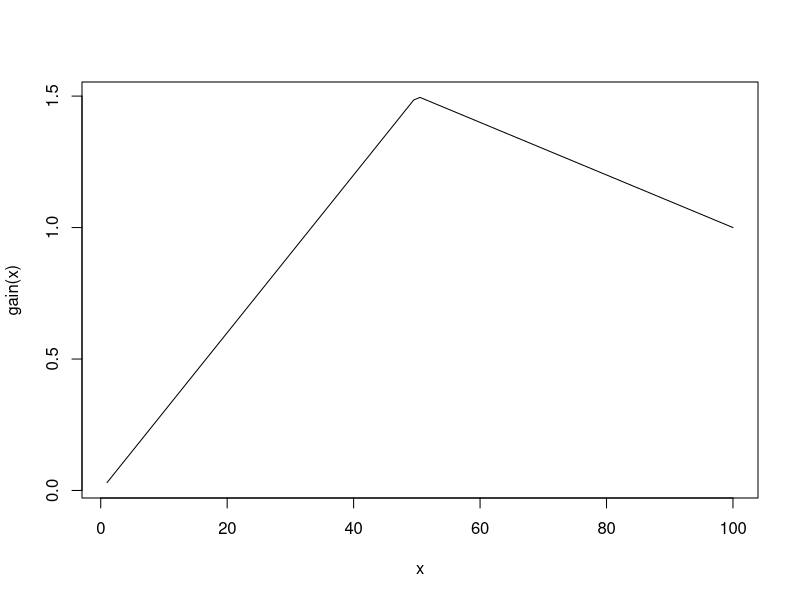
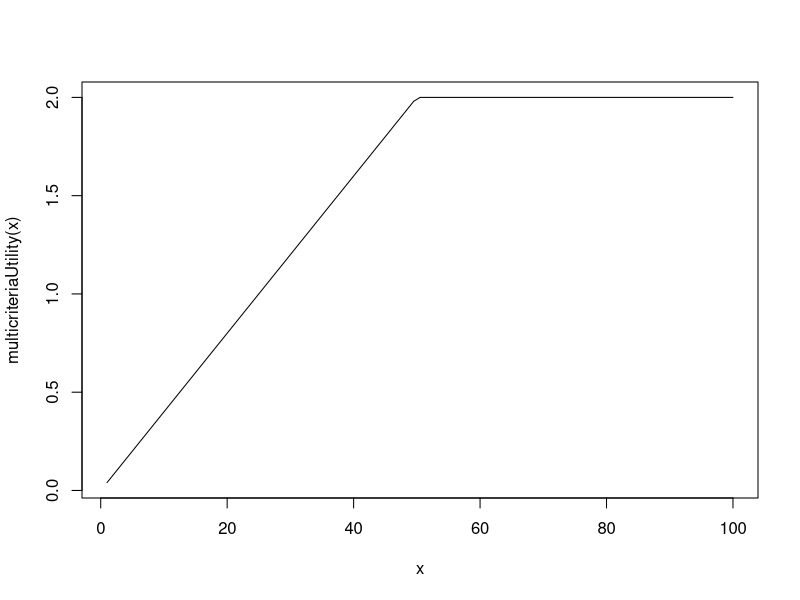
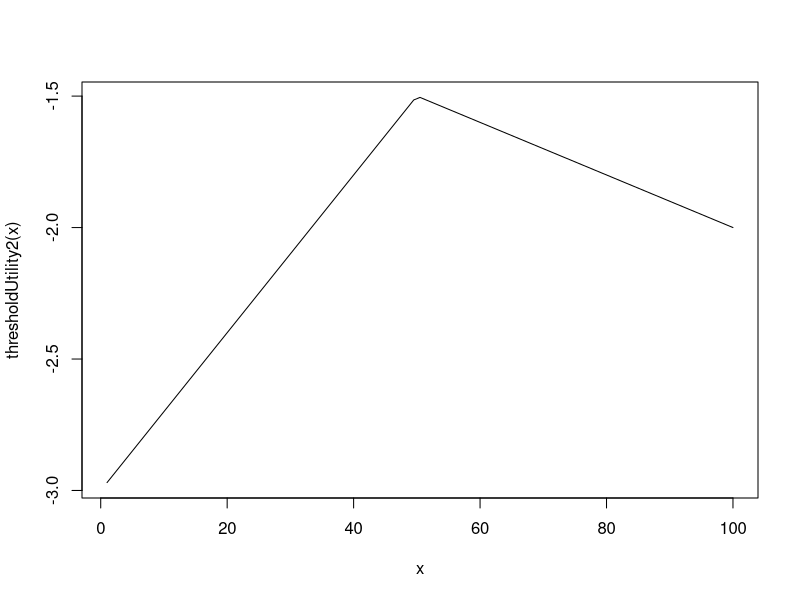
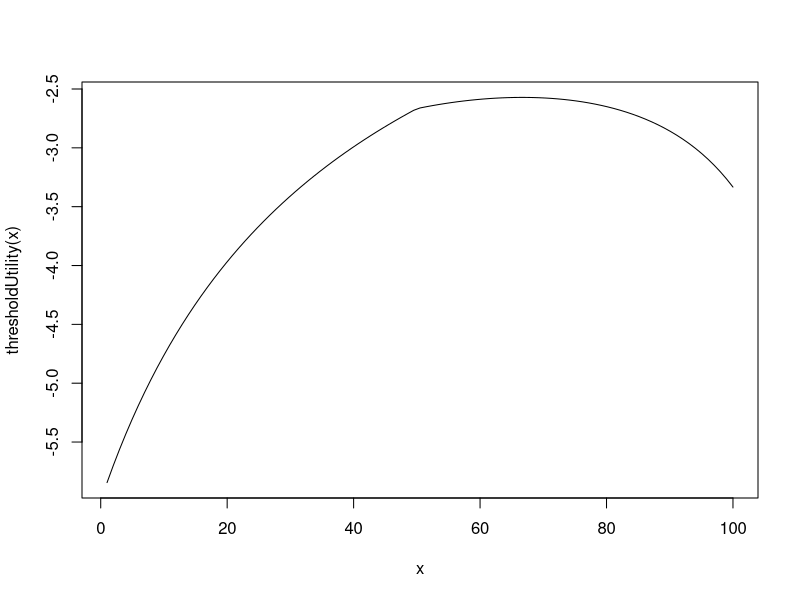

The R source for these figures, in order: (Note: this script raises an error after producing the figures.)
wealthStrength = 2.0
fairnessStrength = 1.0
pieSize = 100
pieSizeMed = pieSize/2.0

wealthGain <- function(result){
 result/100
}

fairnessGain <- function(result){
  1-abs(pieSizeMed-result)/pieSizeMed
}
range01 <- function(x){(x-min(x))/(max(x)-min(x))}

gain <- function(result){
  wealthGain(result)+ fairnessGain(result)
}

multicriteriaUtilityS <- function(result, difference){
  dx = difference/2
  (wealthStrength+dx)* wealthGain(result) +
    (fairnessStrength-dx) * fairnessGain(result)
}
multicriteriaUtility <- function(result){
  wealthStrength * wealthGain(result) +
    fairnessStrength * fairnessGain(result)
}

#For every function, make it a probability distribution function?
thresholdUtilityS <-function(result,difference){
  dx = difference/2
  -(wealthStrength+dx)/(wealthGain(result)+0.5) - (fairnessStrength-dx)/(fairnessGain(result)+0.5)
}

thresholdUtility <-function(result){
  -wealthStrength/(wealthGain(result)+0.5) -fairnessStrength/(fairnessGain(result) +0.5)
}

thresholdUtility2S <-function(result, difference){
  dx = difference/2
  wealthGain(result) -(wealthStrength+dx) +  fairnessGain(result) - (fairnessStrength-dx)
}

thresholdUtility2 <-function(result){
  wealthGain(result) -wealthStrength +  fairnessGain(result) - fairnessStrength
}

thresholdMemoryUtility <- function(difference,k){
  df = as.data.frame(matrix(ncol=106, nrow=1))
  dx = difference/2
  b <-intention(df,1,1+dx,1-dx,1,1,k)
  b <- b[-1,-c(1:6)]
  #b <- t(scale(t(b))) #scaled AND removes iteration colum, now result is colid
  unname(colMeans(b)) #hmm kan alleen van 1:100
}




#ToDo for responder
#ToDo for 

#for every offer, what is the utility of that offer
#ToDo: memory nog echt meenemen

curve(gain(x),1,pieSize)
curve(multicriteriaUtility(x),1,pieSize)
curve(thresholdUtility2(x),1,pieSize)
curve(thresholdUtility(x),1,pieSize)
plot(needDim) #need function, for satE=1, a t=1;
plot(hist(b$demands))
plot(b$demands) #je maximale needDim schuift naar 66 blijkbaar... #waarom?... tjah
